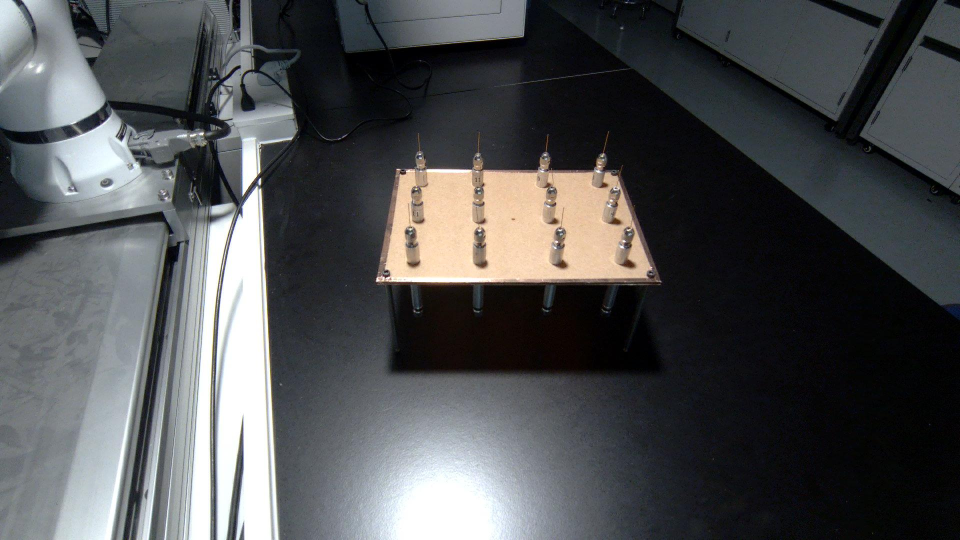
#> input picture InstanceSegmentation/dataset/image/rgb_20240327_231630.jpg, 1920 x 1080 px (shown at 1/2 size); its folder holds only this picture in this run
$ jupyter execute --allow-errors crop_image.ipynb
#> lines starting #> are read from the running program, lines starting #| are printed output that depends on the picture
## 1 切割出目标位置

[cell 1]
import cv2
import numpy as np
import os

def get_centered_crop_box(x_min, x_max, y_min, y_max, crop_width, crop_height, max_width, max_height):
    # 计算目标物体的中心点
    center_x = (x_min + x_max) // 2
    center_y = (y_min + y_max) // 2

    # 计算裁剪区域
    crop_x_min = max(center_x - crop_width // 2, 0)
    crop_x_max = crop_x_min + crop_width
    crop_y_min = max(center_y - crop_height // 2, 0)
    crop_y_max = crop_y_min + crop_height

    # 确保裁剪区域不超出原始图像边界
    if crop_x_max > max_width:
        crop_x_max = max_width
        crop_x_min = crop_x_max - crop_width
    if crop_y_max > max_height:
        crop_y_max = max_height
        crop_y_min = crop_y_max - crop_height

    return crop_x_min, crop_x_max, crop_y_min, crop_y_max

# 设置原始图像和mask图像的文件夹路径
original_images_path = 'image'
mask_images_path = 'mask'
# 设置裁剪后的图像保存的路径
cropped_images_path = 'cropped_image'
cropped_masks_path = 'cropped_mask'
if not os.path.exists(cropped_images_path):
    os.makedirs(cropped_images_path)
if not os.path.exists(cropped_masks_path):
    os.makedirs(cropped_masks_path)
# 设置裁剪后尺寸
crop_width = 512
crop_height = 512

# 遍历原始图像文件夹
for image_name in os.listdir(original_images_path):
    if image_name.endswith('.jpg'):
        original_image_path = os.path.join(original_images_path, image_name)
        mask_image_name = image_name.replace('.jpg', '.png')
        mask_image_path = os.path.join(mask_images_path, mask_image_name)

        original_image = cv2.imread(original_image_path)
#> original_image is the input picture: shape (1080, 1920, 3); mean B, G, R 81.8, 80.2, 78.8
        mask_image = cv2.imread(mask_image_path)

        # 转换mask图像为灰度以找到目标物体的位置
        mask_gray = cv2.cvtColor(mask_image, cv2.COLOR_BGR2GRAY)
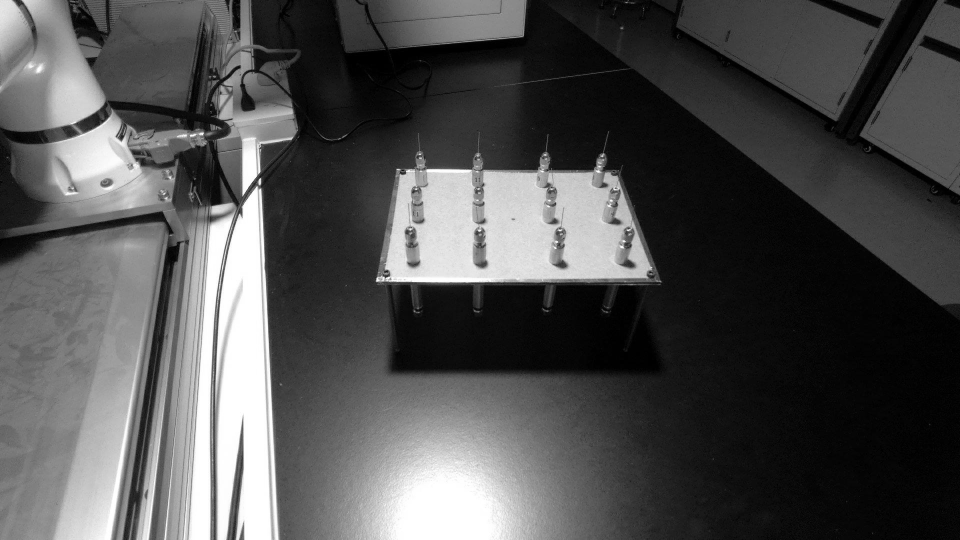
#> mask_gray: shape (1080, 1920) (shown at 1/2 size); min 0, max 255, mean 80
        y_indices, x_indices = np.where(mask_gray > 0)
        x_min, x_max = x_indices.min(), x_indices.max()
#> x_min = 0; x_max = 1919
        y_min, y_max = y_indices.min(), y_indices.max()
#> y_min = 0; y_max = 1079

        max_height, max_width = original_image.shape[:2]
#> max_height = 1080; max_width = 1920
        crop_x_min, crop_x_max, crop_y_min, crop_y_max = get_centered_crop_box(x_min, x_max, y_min, y_max, crop_width, crop_height, max_width, max_height)
#> in get_centered_crop_box, `center_x = (x_min + x_max) // 2`: center_x = 959
#> in get_centered_crop_box, `center_y = (y_min + y_max) // 2`: center_y = 539
#> in get_centered_crop_box, `crop_x_min = max(center_x - crop_width // 2, 0)`: crop_x_min = 703
#> in get_centered_crop_box, `crop_x_max = crop_x_min + crop_width`: crop_x_max = 1215
#> in get_centered_crop_box, `crop_y_min = max(center_y - crop_height // 2, 0)`: crop_y_min = 283
#> in get_centered_crop_box, `crop_y_max = crop_y_min + crop_height`: crop_y_max = 795
#> crop_x_min = 703; crop_x_max = 1215; crop_y_min = 283; crop_y_max = 795

        cropped_image = original_image[crop_y_min:crop_y_max, crop_x_min:crop_x_max]
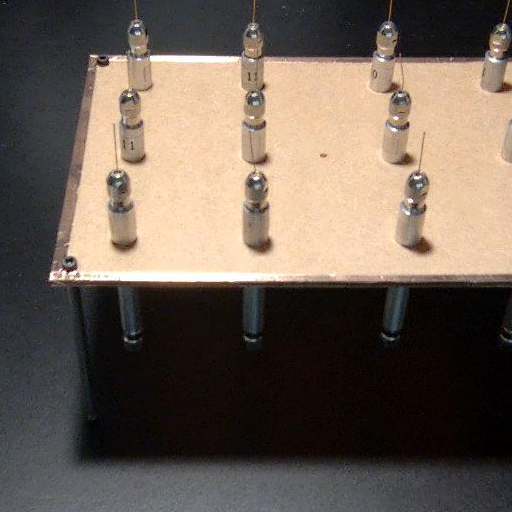
#> cropped_image: shape (512, 512, 3); mean B, G, R 85.5, 96.2, 109.6
        cropped_mask = mask_image[crop_y_min:crop_y_max, crop_x_min:crop_x_max]
        cropped_image_path = os.path.join(cropped_images_path, image_name)
        cropped_mask_path = os.path.join(cropped_masks_path, mask_image_name)
        cv2.imwrite(cropped_image_path, cropped_image)
        cv2.imwrite(cropped_mask_path, cropped_mask)

## 2 分割图像

[cell 2]
import cv2
import os
import matplotlib.pyplot as plt

[cell 3]
# 设置图像所在的文件夹目录
PATH_image = r'cropped_image'
PATH_mask = r'cropped_mask'
PATH = r'E:\workspace\Anaconda\Robot\InstanceSegmentation\dataset'

[cell 4]
def extract_images_from_folder(PATH, folder, draw=False):
    """对图像进行批量分批处理（对文件夹中的所有图像进行分片）"""
    # 图像导入
    folder = os.path.join(PATH, folder)
    for filename in os.listdir(folder):
        img = cv2.imread(os.path.join(folder, filename))

        if img is not None:
            # 如果导入成功，则创建该图片专属的文件夹
            subfolder = os.path.join(PATH, folder+'_split', filename.split('.')[0])
            if os.path.exists(subfolder) == False:
                os.mkdir(subfolder)

            # 图像分割
            img_copy = cv2.cvtColor(img, cv2.COLOR_BGR2RGB).copy()
            img_h = img_copy.shape[0]
            img_w = img_copy.shape[1]

            patch_h = 200
            patch_w = 200

            for y in range(0, img_h, patch_h):
                for x in range(0, img_w, patch_w):
                    if patch_h > img_h or patch_w > img_w:
                        print('方片尺寸大于原始图像尺寸')
                        break
                    if img_h >= y + patch_h or img_w >= x + patch_w:
                        patch = img_copy[y:y+patch_h, x:x+patch_w]
                        if draw:
                            # 保存之后，在原始图像上对当前索引区域绘制白色边框
                            # 注意，这一操作会在正在被分片的图像上进行
                            cv2.rectangle(img_copy, (x, y), (x+patch_w, y+patch_h), (255, 255, 255), 2)
                        else:
                            cv2.imwrite(os.path.join(subfolder, f'x{x}-{x+patch_w}_y{y}-{y+patch_h}.jpg'), patch)
            if draw:
                # 循环完毕后，绘制分割后的图像
                plt.figure(dpi=400)
                plt.imshow(img_copy)
                plt.axis('off');

#> (a cell that did not finish here is left out)

#> (a cell that did not finish here is left out)

$ run again, on InstanceSegmentation/dataset/image/rgb_20240327_231739.jpg
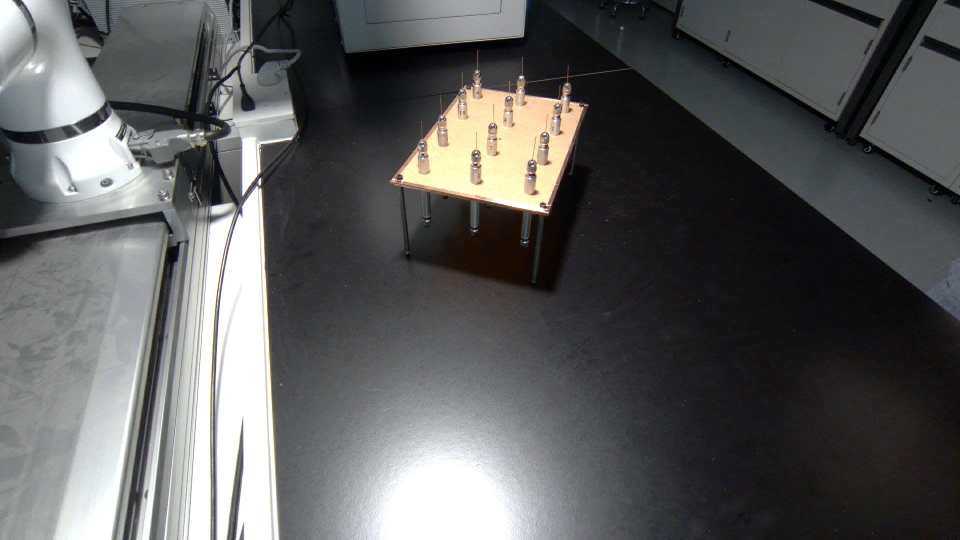
#> input picture InstanceSegmentation/dataset/image/rgb_20240327_231739.jpg, 1920 x 1080 px (shown at 1/2 size)
#> original_image is the input picture: shape (1080, 1920, 3); mean B, G, R 91.9, 92, 91.6
#> `mask_gray = cv2.cvtColor(mask_image, cv2.COLOR_BGR2GRAY)`:
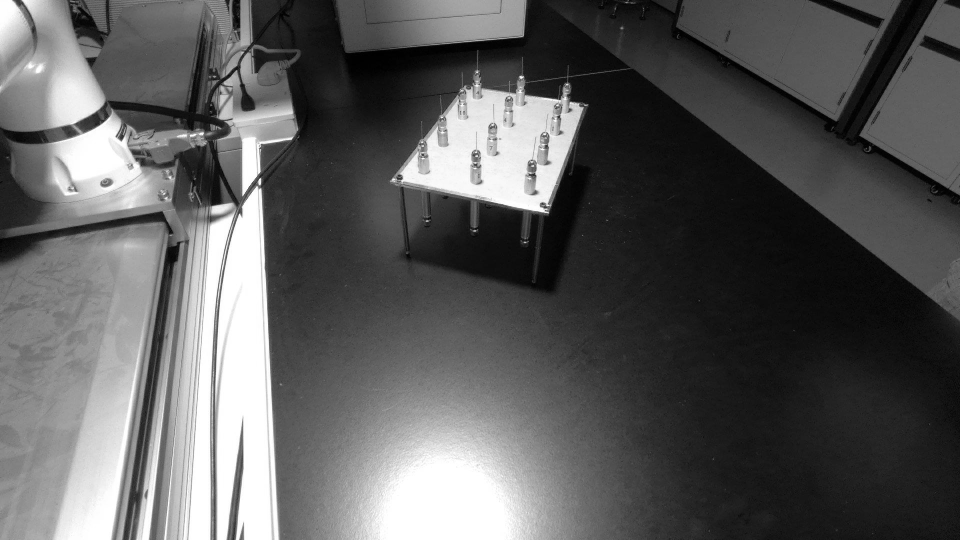
#> mask_gray: shape (1080, 1920) (shown at 1/2 size); min 0, max 255, mean 91.9
#> x_min = 0; x_max = 1919
#> y_min = 0; y_max = 1079
#> center_x = 959
#> center_y = 539
#> in get_centered_crop_box, `crop_x_min = max(center_x - crop_width // 2, 0)`: crop_x_min = 703
#> in get_centered_crop_box, `crop_x_max = crop_x_min + crop_width`: crop_x_max = 1215
#> in get_centered_crop_box, `crop_y_min = max(center_y - crop_height // 2, 0)`: crop_y_min = 283
#> in get_centered_crop_box, `crop_y_max = crop_y_min + crop_height`: crop_y_max = 795
#> `crop_x_min, crop_x_max, crop_y_min, crop_y_max = get_centered_crop_box..`: crop_x_min = 703; crop_x_max = 1215; crop_y_min = 283; crop_y_max = 795
#> `cropped_image = original_image[crop_y_min:crop_y_max, crop_x_min:crop_..`:
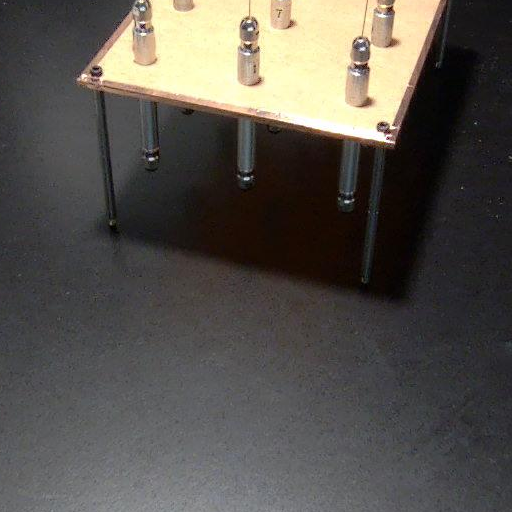
#> cropped_image: shape (512, 512, 3); mean B, G, R 77, 82.7, 86.5
